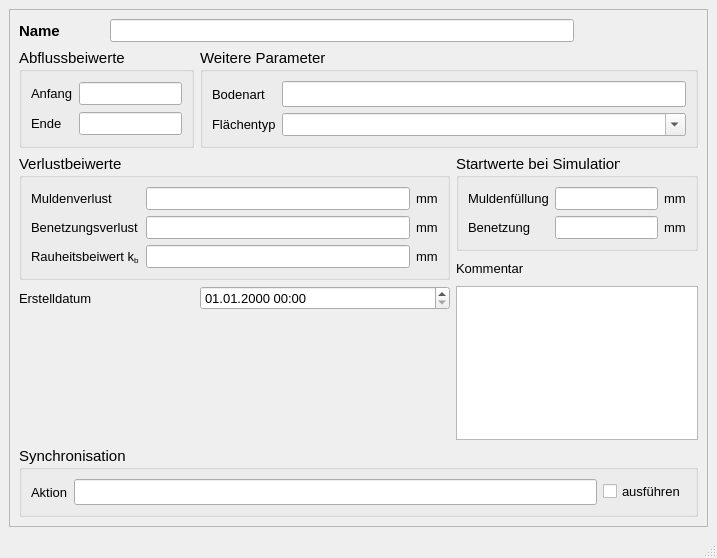
<?xml version="1.0" encoding="UTF-8"?>
<ui version="4.0">
 <class>MainWindow</class>
 <widget class="QMainWindow" name="MainWindow">
  <property name="geometry">
   <rect>
    <x>0</x>
    <y>0</y>
    <width>717</width>
    <height>558</height>
   </rect>
  </property>
  <property name="minimumSize">
   <size>
    <width>520</width>
    <height>430</height>
   </size>
  </property>
  <property name="font">
   <font>
    <family>Tahoma</family>
    <pointsize>10</pointsize>
   </font>
  </property>
  <property name="windowTitle">
   <string>Abflussparameter</string>
  </property>
  <widget class="QWidget" name="centralwidget">
   <layout class="QGridLayout" name="gridLayout">
    <item row="0" column="0">
     <widget class="QScrollArea" name="scrollArea">
      <property name="widgetResizable">
       <bool>true</bool>
      </property>
      <widget class="QWidget" name="scrollAreaWidgetContents">
       <property name="geometry">
        <rect>
         <x>0</x>
         <y>0</y>
         <width>693</width>
         <height>481</height>
        </rect>
       </property>
       <layout class="QGridLayout" name="gridLayout_2">
        <item row="0" column="0">
         <widget class="QLabel" name="label">
          <property name="font">
           <font>
            <family>Tahoma</family>
            <pointsize>11</pointsize>
            <weight>75</weight>
            <bold>true</bold>
           </font>
          </property>
          <property name="text">
           <string>Name</string>
          </property>
         </widget>
        </item>
        <item row="0" column="1" colspan="3">
         <widget class="QLineEdit" name="apnam">
          <property name="acceptDrops">
           <bool>false</bool>
          </property>
          <property name="toolTip">
           <string>&lt;html&gt;&lt;head/&gt;&lt;body&gt;&lt;p&gt;eindeutige Bezeichnung&lt;/p&gt;&lt;/body&gt;&lt;/html&gt;</string>
          </property>
          <property name="statusTip">
           <string>eindeutige Bezeichnung</string>
          </property>
         </widget>
        </item>
        <item row="1" column="0" colspan="2">
         <widget class="QGroupBox" name="groupBox">
          <property name="font">
           <font>
            <family>Tahoma</family>
            <pointsize>11</pointsize>
            <weight>50</weight>
            <bold>false</bold>
           </font>
          </property>
          <property name="title">
           <string>Abflussbeiwerte</string>
          </property>
          <layout class="QGridLayout" name="gridLayout_3">
           <item row="0" column="0">
            <widget class="QLabel" name="label_9">
             <property name="font">
              <font>
               <family>Tahoma</family>
               <pointsize>10</pointsize>
               <weight>50</weight>
               <bold>false</bold>
              </font>
             </property>
             <property name="toolTip">
              <string>&lt;html&gt;&lt;head/&gt;&lt;body&gt;&lt;p&gt;Startwert für den Abflussbeiwert in HYSTEM-EXTRAN (0.0 - 1.0)&lt;/p&gt;&lt;/body&gt;&lt;/html&gt;</string>
             </property>
             <property name="statusTip">
              <string>Startwert für den Abflussbeiwert in HYSTEM-EXTRAN (0.0 - 1.0)</string>
             </property>
             <property name="text">
              <string>Anfang</string>
             </property>
            </widget>
           </item>
           <item row="0" column="1">
            <widget class="QLineEdit" name="anfangsabflussbeiwert">
             <property name="font">
              <font>
               <family>Tahoma</family>
               <pointsize>10</pointsize>
               <weight>50</weight>
               <bold>false</bold>
              </font>
             </property>
             <property name="toolTip">
              <string>&lt;html&gt;&lt;head/&gt;&lt;body&gt;&lt;p&gt;Startwert für den Abflussbeiwert in HYSTEM-EXTRAN (0.0 - 1.0)&lt;/p&gt;&lt;/body&gt;&lt;/html&gt;</string>
             </property>
             <property name="statusTip">
              <string>Startwert für den Abflussbeiwert in HYSTEM-EXTRAN (0.0 - 1.0)</string>
             </property>
            </widget>
           </item>
           <item row="1" column="0">
            <widget class="QLabel" name="label_13">
             <property name="font">
              <font>
               <family>Tahoma</family>
               <pointsize>10</pointsize>
               <weight>50</weight>
               <bold>false</bold>
              </font>
             </property>
             <property name="toolTip">
              <string>&lt;html&gt;&lt;head/&gt;&lt;body&gt;&lt;p&gt;Endwert für den Abflussbeiwert in HYSTEM-EXTRAN (0.0 - 1.0)&lt;/p&gt;&lt;/body&gt;&lt;/html&gt;</string>
             </property>
             <property name="statusTip">
              <string>&lt;html&gt;&lt;head/&gt;&lt;body&gt;&lt;p&gt;Endwert für den Abflussbeiwert in HYSTEM-EXTRAN (0.0 - 1.0)&lt;/p&gt;&lt;/body&gt;&lt;/html&gt;</string>
             </property>
             <property name="text">
              <string>Ende</string>
             </property>
            </widget>
           </item>
           <item row="1" column="1">
            <widget class="QLineEdit" name="endabflussbeiwert">
             <property name="font">
              <font>
               <family>Tahoma</family>
               <pointsize>10</pointsize>
               <weight>50</weight>
               <bold>false</bold>
              </font>
             </property>
             <property name="toolTip">
              <string>&lt;html&gt;&lt;head/&gt;&lt;body&gt;&lt;p&gt;Endwert für den Abflussbeiwert in HYSTEM-EXTRAN (0.0 - 1.0)&lt;/p&gt;&lt;/body&gt;&lt;/html&gt;</string>
             </property>
             <property name="statusTip">
              <string>Endwert für den Abflussbeiwert in HYSTEM-EXTRAN (0.0 - 1.0)</string>
             </property>
             <property name="accessibleName">
              <string>endabflussbeiwert</string>
             </property>
            </widget>
           </item>
          </layout>
         </widget>
        </item>
        <item row="1" column="2" colspan="3">
         <widget class="QGroupBox" name="groupBox_3">
          <property name="font">
           <font>
            <family>Tahoma</family>
            <pointsize>11</pointsize>
            <weight>50</weight>
            <bold>false</bold>
           </font>
          </property>
          <property name="title">
           <string>Weitere Parameter</string>
          </property>
          <layout class="QGridLayout" name="gridLayout_4">
           <item row="0" column="0">
            <widget class="QLabel" name="label_18">
             <property name="font">
              <font>
               <family>Tahoma</family>
               <pointsize>10</pointsize>
               <weight>50</weight>
               <bold>false</bold>
              </font>
             </property>
             <property name="text">
              <string>Bodenart</string>
             </property>
            </widget>
           </item>
           <item row="0" column="1">
            <widget class="QLineEdit" name="lineEdit"/>
           </item>
           <item row="1" column="0">
            <widget class="QLabel" name="label_19">
             <property name="font">
              <font>
               <family>Tahoma</family>
               <pointsize>10</pointsize>
               <weight>50</weight>
               <bold>false</bold>
              </font>
             </property>
             <property name="text">
              <string>Flächentyp</string>
             </property>
            </widget>
           </item>
           <item row="1" column="1">
            <widget class="QComboBox" name="flaechentyp">
             <property name="font">
              <font>
               <family>Tahoma</family>
               <pointsize>10</pointsize>
               <weight>50</weight>
               <bold>false</bold>
              </font>
             </property>
             <property name="toolTip">
              <string>&lt;html&gt;&lt;head/&gt;&lt;body&gt;&lt;p&gt;gem. HYSTEM-EXTRAN&lt;/p&gt;&lt;/body&gt;&lt;/html&gt;</string>
             </property>
             <property name="statusTip">
              <string>gem. HYSTEM-EXTRAN</string>
             </property>
             <property name="accessibleName">
              <string>bodenklasse</string>
             </property>
             <property name="editable">
              <bool>true</bool>
             </property>
            </widget>
           </item>
          </layout>
         </widget>
        </item>
        <item row="2" column="0" rowspan="2" colspan="3">
         <widget class="QGroupBox" name="groupBox_2">
          <property name="font">
           <font>
            <family>Tahoma</family>
            <pointsize>11</pointsize>
            <weight>50</weight>
            <bold>false</bold>
           </font>
          </property>
          <property name="title">
           <string>Verlustbeiwerte</string>
          </property>
          <layout class="QGridLayout" name="gridLayout_5">
           <item row="0" column="0">
            <widget class="QLabel" name="label_21">
             <property name="font">
              <font>
               <family>Tahoma</family>
               <pointsize>10</pointsize>
               <weight>50</weight>
               <bold>false</bold>
              </font>
             </property>
             <property name="text">
              <string>Muldenverlust</string>
             </property>
            </widget>
           </item>
           <item row="0" column="1">
            <widget class="QLineEdit" name="muldenverlust">
             <property name="font">
              <font>
               <family>Tahoma</family>
               <pointsize>10</pointsize>
               <weight>50</weight>
               <bold>false</bold>
              </font>
             </property>
             <property name="toolTip">
              <string>&lt;html&gt;&lt;head/&gt;&lt;body&gt;&lt;p&gt;Standardwert: 1,8 mm&lt;/p&gt;&lt;/body&gt;&lt;/html&gt;</string>
             </property>
             <property name="statusTip">
              <string>Standardwert: 1,8 mm</string>
             </property>
            </widget>
           </item>
           <item row="0" column="2">
            <widget class="QLabel" name="label_3">
             <property name="font">
              <font>
               <family>Tahoma</family>
               <pointsize>10</pointsize>
               <weight>50</weight>
               <bold>false</bold>
              </font>
             </property>
             <property name="text">
              <string>mm</string>
             </property>
            </widget>
           </item>
           <item row="1" column="0">
            <widget class="QLabel" name="label_20">
             <property name="font">
              <font>
               <family>Tahoma</family>
               <pointsize>10</pointsize>
               <weight>50</weight>
               <bold>false</bold>
              </font>
             </property>
             <property name="text">
              <string>Benetzungsverlust</string>
             </property>
            </widget>
           </item>
           <item row="1" column="1">
            <widget class="QLineEdit" name="benetzungsverlust">
             <property name="font">
              <font>
               <family>Tahoma</family>
               <pointsize>10</pointsize>
               <weight>50</weight>
               <bold>false</bold>
              </font>
             </property>
             <property name="toolTip">
              <string>&lt;html&gt;&lt;head/&gt;&lt;body&gt;&lt;p&gt;Standardwert: 0,7 mm&lt;/p&gt;&lt;/body&gt;&lt;/html&gt;</string>
             </property>
             <property name="statusTip">
              <string>Standardwert: 0,7 mm</string>
             </property>
            </widget>
           </item>
           <item row="1" column="2">
            <widget class="QLabel" name="label_7">
             <property name="font">
              <font>
               <family>Tahoma</family>
               <pointsize>10</pointsize>
               <weight>50</weight>
               <bold>false</bold>
              </font>
             </property>
             <property name="text">
              <string>mm</string>
             </property>
            </widget>
           </item>
           <item row="2" column="0">
            <widget class="QLabel" name="label_62">
             <property name="font">
              <font>
               <family>Tahoma</family>
               <pointsize>10</pointsize>
               <weight>50</weight>
               <bold>false</bold>
              </font>
             </property>
             <property name="text">
              <string>&lt;html&gt;&lt;head/&gt;&lt;body&gt;&lt;p&gt;Rauheitsbeiwert k&lt;span style=&quot; vertical-align:sub;&quot;&gt;b&lt;/span&gt;&lt;/p&gt;&lt;/body&gt;&lt;/html&gt;</string>
             </property>
            </widget>
           </item>
           <item row="2" column="1">
            <widget class="QLineEdit" name="rauheit_kst">
             <property name="font">
              <font>
               <family>Tahoma</family>
               <pointsize>10</pointsize>
               <weight>50</weight>
               <bold>false</bold>
              </font>
             </property>
             <property name="toolTip">
              <string>&lt;html&gt;&lt;head/&gt;&lt;body&gt;&lt;p&gt;Absolute Rauheit gemäß Prandtl-Colebrook&lt;/p&gt;&lt;/body&gt;&lt;/html&gt;</string>
             </property>
             <property name="statusTip">
              <string>Absolute Rauheit gemäß Prandtl-Colebrook</string>
             </property>
            </widget>
           </item>
           <item row="2" column="2">
            <widget class="QLabel" name="label_72">
             <property name="font">
              <font>
               <family>Tahoma</family>
               <pointsize>10</pointsize>
               <weight>50</weight>
               <bold>false</bold>
              </font>
             </property>
             <property name="text">
              <string>mm</string>
             </property>
            </widget>
           </item>
          </layout>
         </widget>
        </item>
        <item row="2" column="3" colspan="2">
         <widget class="QGroupBox" name="groupBox_4">
          <property name="font">
           <font>
            <family>Tahoma</family>
            <pointsize>11</pointsize>
            <weight>50</weight>
            <bold>false</bold>
           </font>
          </property>
          <property name="title">
           <string>Startwerte bei Simulation</string>
          </property>
          <layout class="QGridLayout" name="gridLayout_6">
           <item row="0" column="0">
            <widget class="QLabel" name="label_15">
             <property name="font">
              <font>
               <family>Tahoma</family>
               <pointsize>10</pointsize>
               <weight>50</weight>
               <bold>false</bold>
              </font>
             </property>
             <property name="text">
              <string>Muldenfüllung</string>
             </property>
            </widget>
           </item>
           <item row="0" column="1">
            <widget class="QLineEdit" name="mulden_startwert">
             <property name="font">
              <font>
               <family>Tahoma</family>
               <pointsize>10</pointsize>
               <weight>50</weight>
               <bold>false</bold>
              </font>
             </property>
             <property name="toolTip">
              <string>&lt;html&gt;&lt;head/&gt;&lt;body&gt;&lt;p&gt;Muldenfüllung am Simulationsbeginn&lt;/p&gt;&lt;/body&gt;&lt;/html&gt;</string>
             </property>
             <property name="statusTip">
              <string>Muldenfüllung am Simulationsbeginn</string>
             </property>
            </widget>
           </item>
           <item row="0" column="2">
            <widget class="QLabel" name="label_16">
             <property name="font">
              <font>
               <family>Tahoma</family>
               <pointsize>10</pointsize>
               <weight>50</weight>
               <bold>false</bold>
              </font>
             </property>
             <property name="text">
              <string>mm</string>
             </property>
            </widget>
           </item>
           <item row="1" column="0">
            <widget class="QLabel" name="label_11">
             <property name="font">
              <font>
               <family>Tahoma</family>
               <pointsize>10</pointsize>
               <weight>50</weight>
               <bold>false</bold>
              </font>
             </property>
             <property name="text">
              <string>Benetzung</string>
             </property>
            </widget>
           </item>
           <item row="1" column="1">
            <widget class="QLineEdit" name="benetzung_startwert">
             <property name="font">
              <font>
               <family>Tahoma</family>
               <pointsize>10</pointsize>
               <weight>50</weight>
               <bold>false</bold>
              </font>
             </property>
             <property name="toolTip">
              <string>&lt;html&gt;&lt;head/&gt;&lt;body&gt;&lt;p&gt;Benetzung am Simulationsbeginn&lt;/p&gt;&lt;/body&gt;&lt;/html&gt;</string>
             </property>
             <property name="statusTip">
              <string>Benetzung am Simulationsbeginn</string>
             </property>
            </widget>
           </item>
           <item row="1" column="2">
            <widget class="QLabel" name="label_10">
             <property name="font">
              <font>
               <family>Tahoma</family>
               <pointsize>10</pointsize>
               <weight>50</weight>
               <bold>false</bold>
              </font>
             </property>
             <property name="text">
              <string>mm</string>
             </property>
            </widget>
           </item>
          </layout>
         </widget>
        </item>
        <item row="4" column="0" colspan="2">
         <widget class="QLabel" name="label_70">
          <property name="text">
           <string>Erstelldatum</string>
          </property>
         </widget>
        </item>
        <item row="4" column="3" rowspan="2" colspan="2">
         <widget class="QTextEdit" name="kommentar">
          <property name="toolTip">
           <string>&lt;html&gt;&lt;head/&gt;&lt;body&gt;&lt;p&gt;Platz für zusätzliche Kommentare&lt;/p&gt;&lt;/body&gt;&lt;/html&gt;</string>
          </property>
          <property name="statusTip">
           <string>Platz für zusätzliche Kommentare</string>
          </property>
         </widget>
        </item>
        <item row="6" column="0" colspan="5">
         <widget class="QGroupBox" name="groupBox_sync">
          <property name="font">
           <font>
            <family>Tahoma</family>
            <pointsize>11</pointsize>
           </font>
          </property>
          <property name="title">
           <string>Synchronisation</string>
          </property>
          <layout class="QGridLayout" name="gridLayout_7">
           <item row="0" column="0">
            <widget class="QLabel" name="label_23">
             <property name="font">
              <font>
               <family>Tahoma</family>
               <pointsize>10</pointsize>
              </font>
             </property>
             <property name="text">
              <string>Aktion</string>
             </property>
            </widget>
           </item>
           <item row="0" column="1">
            <widget class="QLineEdit" name="aktion">
             <property name="toolTip">
              <string>&lt;html&gt;&lt;head/&gt;&lt;body&gt;&lt;p&gt;Maßnahme zur Synchronisation&lt;/p&gt;&lt;/body&gt;&lt;/html&gt;</string>
             </property>
             <property name="statusTip">
              <string>Maßnahme zur Synchronisation</string>
             </property>
            </widget>
           </item>
           <item row="0" column="2">
            <widget class="QCheckBox" name="status">
             <property name="font">
              <font>
               <family>Tahoma</family>
               <pointsize>10</pointsize>
              </font>
             </property>
             <property name="toolTip">
              <string>Synchronisation aktivieren</string>
             </property>
             <property name="statusTip">
              <string>Synchronisation aktivieren</string>
             </property>
             <property name="text">
              <string>ausführen</string>
             </property>
            </widget>
           </item>
          </layout>
         </widget>
        </item>
        <item row="3" column="3">
         <widget class="QLabel" name="label_14">
          <property name="text">
           <string>Kommentar</string>
          </property>
         </widget>
        </item>
        <item row="4" column="2">
         <widget class="QgsDateTimeEdit" name="createdat">
          <property name="minimumSize">
           <size>
            <width>250</width>
            <height>0</height>
           </size>
          </property>
          <property name="currentSection">
           <enum>QDateTimeEdit::DaySection</enum>
          </property>
          <property name="displayFormat">
           <string>dd.MM.yyyy HH:mm</string>
          </property>
         </widget>
        </item>
       </layout>
      </widget>
     </widget>
    </item>
   </layout>
  </widget>
  <widget class="QMenuBar" name="menubar">
   <property name="geometry">
    <rect>
     <x>0</x>
     <y>0</y>
     <width>717</width>
     <height>27</height>
    </rect>
   </property>
  </widget>
  <widget class="QStatusBar" name="statusbar"/>
 </widget>
 <customwidgets>
  <customwidget>
   <class>QgsDateTimeEdit</class>
   <extends>QDateTimeEdit</extends>
   <header>qgsdatetimeedit.h</header>
  </customwidget>
 </customwidgets>
 <tabstops>
  <tabstop>apnam</tabstop>
  <tabstop>anfangsabflussbeiwert</tabstop>
  <tabstop>endabflussbeiwert</tabstop>
  <tabstop>muldenverlust</tabstop>
  <tabstop>benetzungsverlust</tabstop>
  <tabstop>kommentar</tabstop>
 </tabstops>
 <resources/>
 <connections/>
</ui>
